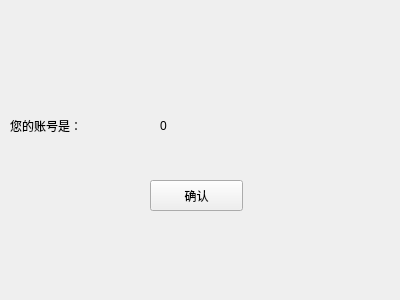
<?xml version="1.0" encoding="UTF-8"?>
<ui version="4.0">
 <class>showID</class>
 <widget class="QWidget" name="showID">
  <property name="geometry">
   <rect>
    <x>0</x>
    <y>0</y>
    <width>400</width>
    <height>300</height>
   </rect>
  </property>
  <property name="windowTitle">
   <string>Form</string>
  </property>
  <widget class="QLabel" name="label">
   <property name="geometry">
    <rect>
     <x>160</x>
     <y>110</y>
     <width>231</width>
     <height>31</height>
    </rect>
   </property>
   <property name="styleSheet">
    <string notr="true">font: 14pt &quot;幼圆&quot;;</string>
   </property>
   <property name="text">
    <string>0</string>
   </property>
  </widget>
  <widget class="QLabel" name="label_2">
   <property name="geometry">
    <rect>
     <x>10</x>
     <y>110</y>
     <width>131</width>
     <height>31</height>
    </rect>
   </property>
   <property name="styleSheet">
    <string notr="true">font: 14pt &quot;幼圆&quot;;</string>
   </property>
   <property name="text">
    <string>您的账号是：</string>
   </property>
  </widget>
  <widget class="QPushButton" name="pushButton">
   <property name="geometry">
    <rect>
     <x>150</x>
     <y>180</y>
     <width>93</width>
     <height>31</height>
    </rect>
   </property>
   <property name="styleSheet">
    <string notr="true">font: 14pt &quot;黑体&quot;;</string>
   </property>
   <property name="text">
    <string>确认</string>
   </property>
  </widget>
 </widget>
 <resources/>
 <connections/>
</ui>
